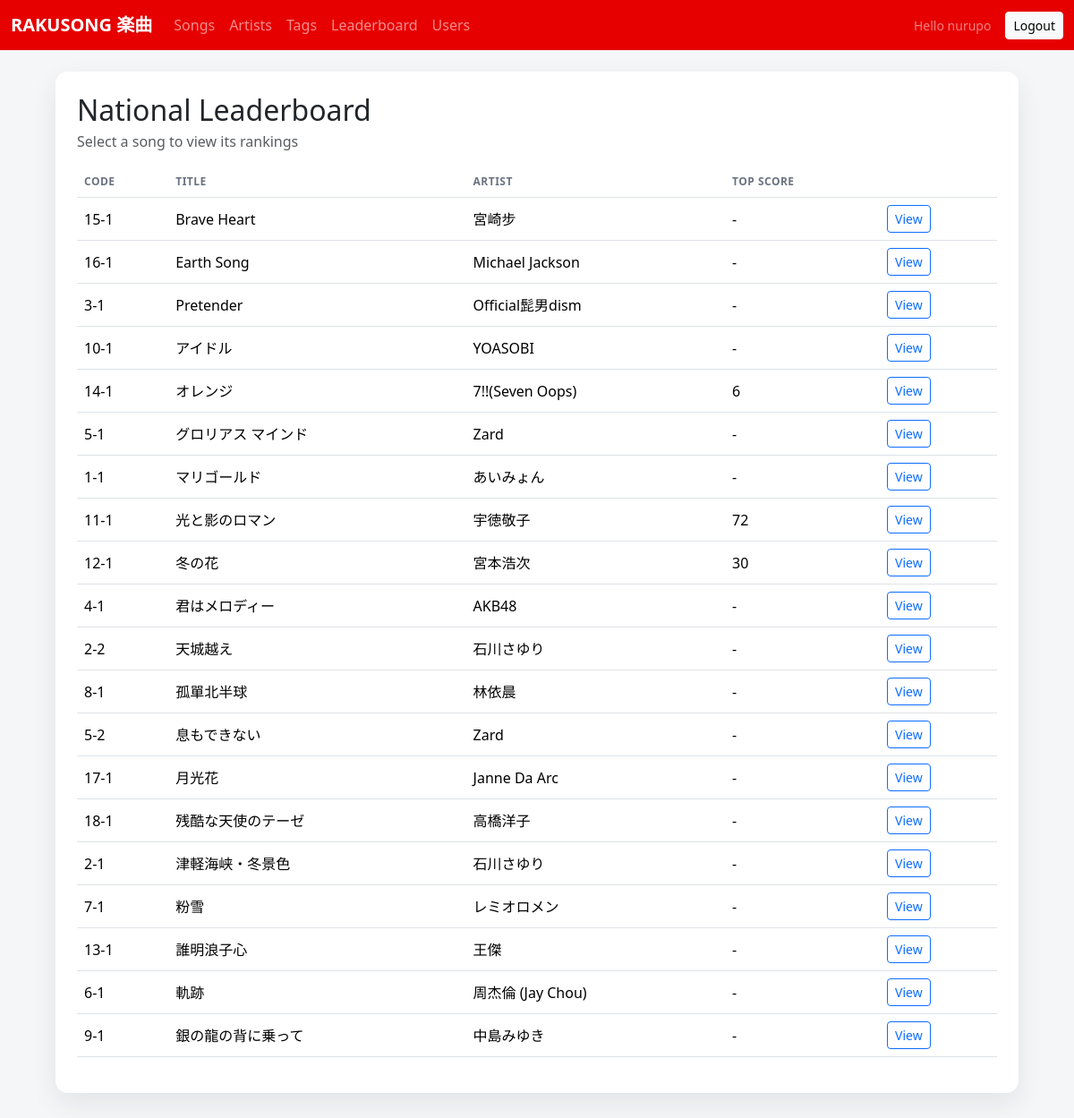
The app's page /ui/leaderboard/ (signed in) with its own data.
### songs/models.py (models this page shows, shortened)
class Song(models.Model):
    code = models.CharField(max_length=32, unique=True, blank=True)
    title = models.CharField(max_length=255)
    artist = models.CharField(max_length=255, blank=True)
    artist_no = models.PositiveIntegerField(null=True, blank=True)
    song_no = models.PositiveIntegerField(null=True, blank=True)
    language = models.CharField(max_length=32, blank=True, default='jp')
    duration_seconds = models.PositiveIntegerField(null=True, blank=True)
    bpm = models.PositiveIntegerField(null=True, blank=True)
    key = models.CharField(max_length=16, blank=True)
    tags = models.ManyToManyField(Tag, blank=True, related_name='songs')
    midi_file = models.FileField(upload_to=midi_upload_path, blank=True, null=True)
    lrc_file = models.FileField(upload_to=lrc_upload_path, blank=True, null=True)
    cover_image = models.ImageField(upload_to='songs/cover/', blank=True, null=True)
    lrc_offset = models.IntegerField(default=0)
    is_published = models.BooleanField(default=True)
    created_at = models.DateTimeField(auto_now_add=True)
    updated_at = models.DateTimeField(auto_now=True)

### songs/views_ui.py (the view, shortened to what this page needs)
@login_required
def leaderboard_list(request):
    song_code = (request.GET.get('song') or '').strip()
    songs = (
        Song.objects
        .order_by('title')
        .annotate(top_score=Max('scores__score'))
    )
    selected_song = None
    scores = []
    return render(
        request,
        'scores/leaderboard_list.html',
        {
            'songs': songs,
            'selected_song': selected_song,
            'scores': scores,
            'song_code': song_code,
        },
    )

### templates/scores/leaderboard_list.html (shortened to what this page needs)
{% extends "base.html" %}
{% block content %}
  <div class="card p-4 mb-4">
    <div class="d-flex flex-wrap gap-3 justify-content-between align-items-center mb-3">
      <div>
        <h2 class="mb-1">National Leaderboard</h2>
        <div class="text-muted">Select a song to view its rankings</div>
      </div>
    </div>
    <div class="table-responsive">
      <table class="table align-middle">
        <thead>
          <tr>
            <th>Code</th>
            <th>Title</th>
            <th>Artist</th>
            <th>Top Score</th>
            <th></th>
          </tr>
        </thead>
        <tbody>
          {% for song in songs %}
            <tr>
              <td>{{ song.code }}</td>
              <td>{{ song.title }}</td>
              <td>{{ song.artist }}</td>
              <td>{{ song.top_score|default:"-" }}</td>
              <td>
                <a class="btn btn-sm btn-outline-primary" href="?song={{ song.code }}">View</a>
              </td>
            </tr>
          {% empty %}
            <tr>
              <td colspan="5" class="text-muted">No songs found.</td>
            </tr>
          {% endfor %}
        </tbody>
      </table>
    </div>
  </div>
{% endblock %}

### templates/base.html (shortened to what this page needs)
<!DOCTYPE html>
<html lang="en">
  <head>
    <link
      href="https://cdnjs.cloudflare.com/ajax/libs/bootstrap/5.3.8/css/bootstrap.min.css"
      rel="stylesheet"
    />
  </head>
  <body>
    <nav class="navbar navbar-expand-lg navbar-dark" style="background: #e60000;">
      <div class="container-fluid">
        <a class="navbar-brand fw-semibold" href="{% url 'ui_song_list' %}">RAKUSONG 楽曲</a>
        <div class="collapse navbar-collapse" id="mainNav">
          <ul class="navbar-nav me-auto mb-2 mb-lg-0">
            <li class="nav-item"><a class="nav-link" href="{% url 'ui_song_list' %}">Songs</a></li>
            <li class="nav-item"><a class="nav-link" href="{% url 'ui_artist_list' %}">Artists</a></li>
            <li class="nav-item"><a class="nav-link" href="{% url 'ui_tag_list' %}">Tags</a></li>
            <li class="nav-item"><a class="nav-link" href="{% url 'ui_leaderboard' %}">Leaderboard</a></li>
            <li class="nav-item"><a class="nav-link" href="{% url 'ui_user_list' %}">Users</a></li>
          </ul>
          {% if request.user.is_authenticated %}
            <div class="d-flex align-items-center gap-3">
              <span class="text-white-50 small">Hello {{ request.user.username }}</span>
              <a class="btn btn-light btn-sm" href="{% url 'ui_logout' %}">Logout</a>
            </div>
          {% endif %}
        </div>
      </div>
    </nav>
    <main class="container page-shell py-4">
      {% block content %}{% endblock %}
    </main>
  </body>
</html>

### templates/base.html (style rules this page uses)
:root { color-scheme: light; --bs-primary: #e60000; --bs-primary-rgb: 230, 0, 0; --bs-link-color: #e60000; --bs-link-hover-color: #b30000; }
body { margin: 0; font-family: "Segoe UI", "Helvetica Neue", Arial, sans-serif; background: #f5f6f8; color: #1b1f24; }
.page-shell { max-width: 1100px; }
.card { border-radius: 14px; box-shadow: 0 12px 30px rgba(17, 24, 39, 0.08); border: none; }
.table thead th { color: #6b7280; font-weight: 600; text-transform: uppercase; letter-spacing: 0.04em; font-size: 12px; }

### records on screen
Song: code "15-1", title "Brave Heart", artist "宮崎步", top_score "-"
Song: code "16-1", title "Earth Song", artist "Michael Jackson", top_score "-"
Song: code "3-1", title "Pretender", artist "Official髭男dism", top_score "-"
Song: code "10-1", title "アイドル", artist "YOASOBI", top_score "-"
Song: code "14-1", title "オレンジ", artist "7!!(Seven Oops)", top_score "6"
Song: code "5-1", title "グロリアス マインド", artist "Zard", top_score "-"
Song: code "1-1", title "マリゴールド", artist "あいみょん", top_score "-"
Song: code "11-1", title "光と影のロマン", artist "宇徳敬子", top_score "72"
Song: code "12-1", title "冬の花", artist "宮本浩次", top_score "30"
Song: code "4-1", title "君はメロディー", artist "AKB48", top_score "-"
Song: code "2-2", title "天城越え", artist "石川さゆり", top_score "-"
Song: code "8-1", title "孤單北半球", artist "林依晨", top_score "-"
Song: code "5-2", title "息もできない", artist "Zard", top_score "-"
Song: code "17-1", title "月光花", artist "Janne Da Arc", top_score "-"
Song: code "18-1", title "残酷な天使のテーゼ", artist "高橋洋子", top_score "-"
Song: code "2-1", title "津軽海峡・冬景色", artist "石川さゆり", top_score "-"
Song: code "7-1", title "粉雪", artist "レミオロメン", top_score "-"
Song: code "13-1", title "誰明浪子心", artist "王傑", top_score "-"
Song: code "6-1", title "軌跡", artist "周杰倫 (Jay Chou)", top_score "-"
Song: code "9-1", title "銀の龍の背に乗って", artist "中島みゆき", top_score "-"

### other values on screen
{{ request.user.username }} "nurupo"
